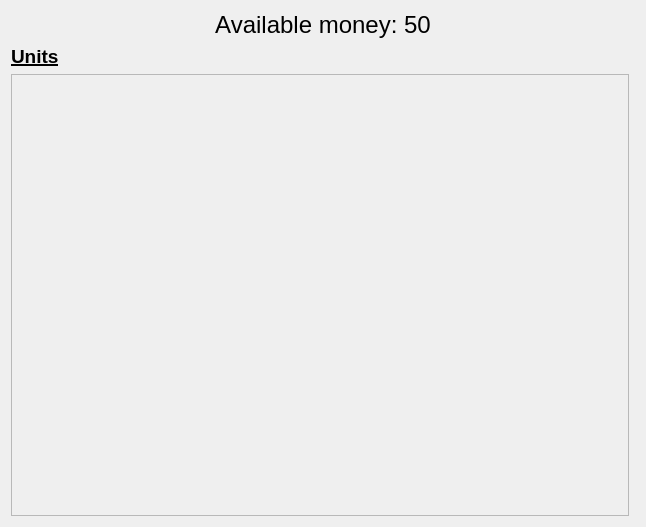
<?xml version="1.0" encoding="UTF-8"?>
<ui version="4.0">
 <class>Form</class>
 <widget class="QWidget" name="Form">
  <property name="geometry">
   <rect>
    <x>0</x>
    <y>0</y>
    <width>646</width>
    <height>527</height>
   </rect>
  </property>
  <property name="windowTitle">
   <string>Form</string>
  </property>
  <layout class="QGridLayout" name="gridLayout">
   <item row="1" column="0">
    <widget class="QLabel" name="label_2">
     <property name="font">
      <font>
       <pointsize>14</pointsize>
       <weight>75</weight>
       <bold>true</bold>
       <underline>true</underline>
      </font>
     </property>
     <property name="text">
      <string>Units</string>
     </property>
    </widget>
   </item>
   <item row="0" column="0" colspan="2">
    <widget class="QLabel" name="moneyLabel">
     <property name="font">
      <font>
       <pointsize>18</pointsize>
      </font>
     </property>
     <property name="text">
      <string>Available money: 50</string>
     </property>
     <property name="alignment">
      <set>Qt::AlignCenter</set>
     </property>
    </widget>
   </item>
   <item row="2" column="0">
    <widget class="QScrollArea" name="unitsArea">
     <property name="widgetResizable">
      <bool>true</bool>
     </property>
     <widget class="QWidget" name="scrollAreaWidgetContents">
      <property name="geometry">
       <rect>
        <x>0</x>
        <y>0</y>
        <width>620</width>
        <height>443</height>
       </rect>
      </property>
     </widget>
    </widget>
   </item>
  </layout>
 </widget>
 <resources/>
 <connections/>
</ui>
